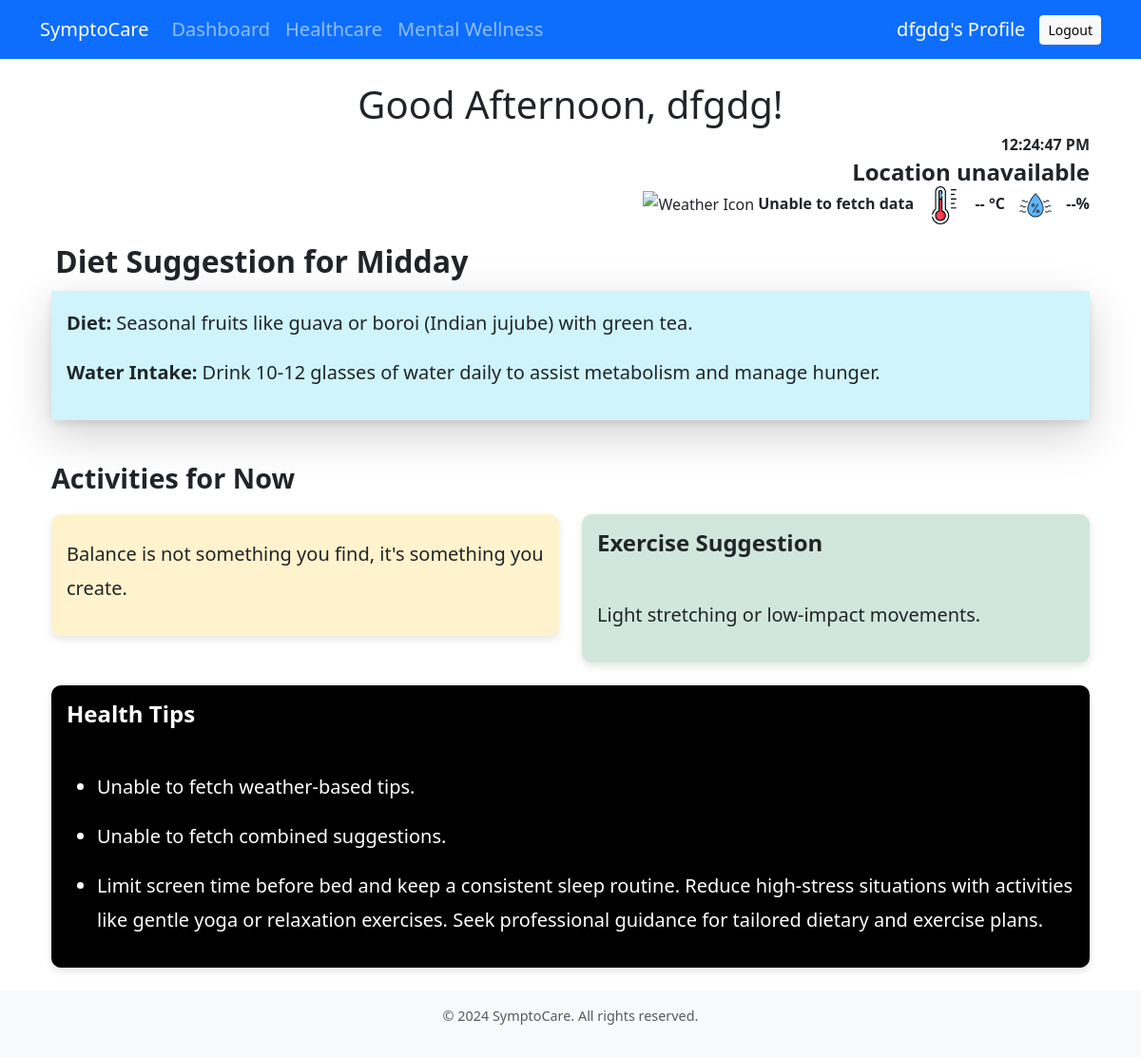
Page /dashbord/ (signed in) on the committed database.
### dashbord/models.py (models this page shows, shortened)
class TimeBasedSuggestion(models.Model):
    TIME_PERIOD_CHOICES = [
        ('Morning', '6 AM - 10 AM'),
        ('Midday', '10 AM - 2 PM'),
        ('Afternoon', '2 PM - 6 PM'),
        ('Evening', '6 PM - 10 PM'),
        ('Night', '10 PM - 6 AM'),
    ]
    time_period = models.CharField(max_length=20, choices=TIME_PERIOD_CHOICES)
    bmi_category = models.ForeignKey(BMISuggestion, on_delete=models.CASCADE)
    diet_suggestion = models.TextField(help_text="Diet suggestions", blank=True)
    Exercise = models.CharField(max_length=150, help_text="Water intake suggestion", blank=True)
    disease = models.CharField(
        max_length=50,
        choices=[
            ('General', 'General'),
            ('Diabetes', 'Diabetes'),
            ('Heart Disease', 'Heart Disease'),
        ],
        help_text="Disease associated with this suggestion",
        default='General'
    )

### bmiInput/models.py (models this page shows, shortened)
class BMISuggestion(models.Model):
    CATEGORY_CHOICES = [
        ('Underweight', 'Underweight'),
        ('Normal', 'Normal'),
        ('Overweight', 'Overweight'),
        ('Obese', 'Obese')
    ]
    category = models.CharField(max_length=15, choices=CATEGORY_CHOICES, unique=True)
    diet_suggestion = models.TextField(default='No diet suggestion available')
    exercise_suggestion = models.TextField(default='No exercise suggestion available')
    water_intake_suggestion = models.TextField(default='No water intake suggestion available')
    sleep_suggestion = models.TextField(default='No sleep suggestion available')
    other_health_tips = models.TextField(blank=True, null=True)

### dashbord/views.py (the view)
# urls.py: path('', views.dashbord,name="dashbord"),
def dashbord(request):
    if request.user.is_authenticated:
        try:
            user_profile = UserProfile.objects.get(user=request.user)
        except UserProfile.DoesNotExist:
            return render(request, 'dashbord/dashbord.html', {'error': 'Profile not found'})
        height = user_profile.height_value
        weight = user_profile.weight_value
        disease_history = user_profile.disease_history or "General"
        bmi_category = calculate_bmi(height, weight)
        try:
            suggestion = BMISuggestion.objects.get(category=bmi_category)
        except BMISuggestion.DoesNotExist:
            suggestion = None
        other_health_tips = suggestion.other_health_tips if suggestion else "No additional tips available."
        current_hour = datetime.now().hour
        if 5 <= current_hour < 11:
            current_time_period = "Morning"
        elif 11 <= current_hour < 15:
            current_time_period = "Midday"
        elif 15 <= current_hour < 18:
            current_time_period = "Afternoon"
        elif 18 <= current_hour < 20:
            current_time_period = "Evening"
        else:
            current_time_period = "Night"
        current_suggestion = TimeBasedSuggestion.objects.filter(
            bmi_category__category=bmi_category,
            disease=disease_history,
            time_period=current_time_period
        ).first()
        time_based_activities = TimeBasedActivity.objects.filter(
            time_period=current_time_period
        )
        if 5 <= current_hour < 12:
            greeting = "Good Morning"
        elif 12 <= current_hour < 17:
            greeting = "Good Afternoon"
        elif 17 <= current_hour < 21:
            greeting = "Good Evening"
        else:
            greeting = "Good Night"
        return render(request, 'dashbord/dashbord.html', {
            'suggestion': suggestion,
            'current_time_period': current_time_period,
            'current_suggestion': current_suggestion,
            'time_based_activities': time_based_activities,
            'greeting': greeting,
            'other_health_tips':other_health_tips,
        })
    return redirect('signin')

### dashbord/views.py (called while the page is built)
def calculate_bmi(height, weight):
    bmi = weight / (height ** 2)
    if bmi < 18.5:
        return 'Underweight'
    elif 18.5 <= bmi < 24.9:
        return 'Normal'
    elif 25 <= bmi < 29.9:
        return 'Overweight'
    else:
        return 'Obese'

### templates/dashbord/dashbord.html (shortened to what this page needs)
{% extends 'common_codes/interface.html' %}
{% load static %}
{% block main %}
    <div class="container ">
        <h1 class="text-center my-1">{{ greeting }}, {{ user.last_name }}!</h1>
        <div class="row justify-content-end">
            <div class="col-md-14 ">
                <div class=" text-end">
                    <div class="card-body ">
                        <strong id="currentTime">Loading...</strong>
                        <h5 class="card-title">
                            <strong><span id="cityName">Loading...</span></strong>
                        </h5>
                        <p>
                            <img id="weatherIcon" src="" alt="Weather Icon" class="resize-icon">
                            <strong><span id="weatherDescription">Loading...</span></strong>
                            <img src="{% static 'images/thermometer.jpg' %}" alt="Temperature Icon" class="mx-2 resize-icon">
                            <strong><span id="temperature">--</span> °C</strong>
                            <img src="{% static 'images/humidity.jpg' %}" alt="Humidity Icon" class="mx-2 resize-icon">
                            <strong><span id="humidity">--</span>%</strong>
                        </p>
                    </div>
                </div>
            </div>
        </div>
        <div class="row">
            <div class="col-md-14 fs-5">
                <h2 class="p-1 text-left"><b>Diet Suggestion for {{ current_time_period }} </b></h2>
                <div class="card mb-1">
                    <div class="card-body bg-info-subtle shadow-lg ">
                        {% if current_suggestion %}
                            <p><strong>Diet:</strong> {{ current_suggestion.diet_suggestion }}</p>
                            <p><strong>Water Intake:</strong> {{ suggestion.water_intake_suggestion }}</p>
                        {% else %}
                            <p>No diet suggestion available for this time period.</p>
                        {% endif %}
                    </div>
                </div>
            </div>
        </div>
        <h2 class="section-header">Activities for Now</h2>
        <div class="row">
            <div class="col-md-6 fs-5">
                <div class="card mb-4 bg-warning-subtle">
                    <div class="card-body">
                        {% for activity in time_based_activities %}
                            <h4 class="fw-bold">{{ activity.activity_type }}</h4>
                            <p>{{ activity.suggestion_text }}</p>
                        {% empty %}
                            <p>Balance is not something you find, it's something you create.</p>
                        {% endfor %}
                    </div>
                </div>
            </div>
            <div class="col-md-6 fs-5 ">
                <div class="card mb-4 bg-success-subtle">
                    <div class="card-body">
                        <h5 class="card-title fw-bold">Exercise Suggestion</h5>
                        <br>
                        <p>{{ current_suggestion.Exercise }}</p>
                    </div>
                </div>
            </div>
        </div>
        <div class="card mb-4 bg-black fs-5 text-white">
            <div class="card-body">
                <h5 class="card-title">Health Tips</h5>
                <br>
                <ul>
                <li><p id="weatherBasedTips">Loading tips...</p></li>
                <li><p id="combinedTips">Loading suggestions...</p></li>
                <li>
                {% if other_health_tips %}
                    <p>{{ other_health_tips }}</p>
                {% else %}
                    <p>No additional tips available at this time.</p>
                {% endif %}</li>
                </ul>
            </div>
        </div>
    </div>
{% endblock main %}

### templates/common_codes/interface.html (shortened to what this page needs)
{% load static %}
<!DOCTYPE html>
<html lang="en">
    <head>
        <link href="https://cdn.jsdelivr.net/npm/bootstrap@5.3.2/dist/css/bootstrap.min.css" rel="stylesheet">
    </head>
    <body>
        <nav class="navbar navbar-expand-lg navbar-dark bg-primary fs-5">
            <div class="container">
                <a class="navbar-brand" href="{% url 'dashbord' %}">SymptoCare</a>
                <div class="collapse navbar-collapse" id="navbarNav">
                    <ul class="navbar-nav me-auto">
                        <li class="nav-item">
                            <a class="nav-link" href="{% url 'dashbord' %}">Dashboard</a>
                        </li>
                        <li class="nav-item">
                            <a class="nav-link" href="{% url 'healthcare' %}">Healthcare</a>
                        </li>
                        <li class="nav-item">
                            <a class="nav-link" href="{% url 'mindfullness' %}">Mental Wellness</a>
                        </li>
                    </ul>
                    <div class="d-flex align-items-center ms-3">
                        <a href="{% url 'view' %}" class="profile-link">
                            <span>{{ user.last_name }}'s Profile</span>
                        </a>
                        <a href="{% url 'logout' %}" class="btn btn-sm btn-light btn-logout">Logout</a>
                    </div>
                </div>
            </div>
        </nav>
        <main class="container mt-4">{% block main %}{% endblock main %}</main>
        <footer class="footer mt-auto py-3">
            <div class="container">
                <p class="text-muted">© 2024 SymptoCare. All rights reserved.</p>
            </div>
        </footer>
    </body>
</html>

### templates/common_codes/interface.html (style rules this page uses)
body { transition: background-color 0.3s ease, color 0.3s ease; }
.footer { background-color: #f8f9fa; padding: 20px 0; text-align: center; }
.profile-link { display: flex; align-items: center; color: white; text-decoration: none; }
.btn-logout { margin-left: 15px; }

### templates/dashbord/dashbord.html (style rules this page uses)
.card { border: none; border-radius: 10px; box-shadow: 0 4px 8px rgba(0, 0, 0, 0.1); }
.card-title { font-size: 1.5rem; font-weight: bold; }
.card-body { line-height: 1.8; }
.section-header { margin-top: 40px; margin-bottom: 20px; font-size: 1.8rem; font-weight: bold; }
.footer { margin-top: 40px; text-align: center; font-size: 0.9rem; color: #6c757d; }
.resize-icon { height: 40px; width: auto; object-fit: contain; }

### rows in the picture
TimeBasedSuggestion: time_period "Midday", diet_suggestion "Seasonal fruits like guava or boroi (Indian jujube) with green tea.", Exercise "Light stretching or low-impact movements."
BMISuggestion: water_intake_suggestion "Drink 10-12 glasses of water daily to assist metabolism and manage hunger.", other_health_tips "Limit screen time before bed and keep a consistent sleep routine. Reduce high-stress situations with activities like gentle yoga or relaxation exercises. Seek professional guidance for tailored dietary and exercise plans."

### other values in the picture
{{ user.last_name }} "dfgdg"
{{ greeting }} "Good Afternoon"
